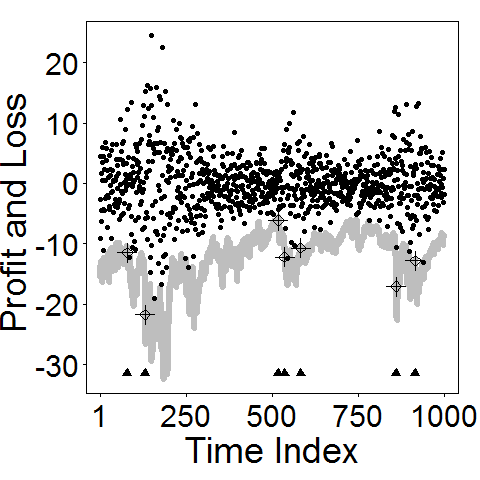

This figure's R source:
############################# computation of VaR using DVine copula
rm(list = ls(all = TRUE))
graphics.off()

# please set working directory setwd('C:/...') setwd('~/...') #
# linux/mac os setwd('/Users/...') # windows

libraries = c("CDVine", "fGarch", "foreach", "doParallel", "copula")
lapply(libraries, function(x) if (!(x %in% installed.packages())) {
    install.packages(x)
})
lapply(libraries, library, quietly = TRUE, character.only = TRUE)

############################# set up
eps1                = read.csv("eps1.csv")
sp.126              = read.csv("sp126.csv", header = T)[, -c(1, 2)]
p1                  = sp.126[-1, ]
p2                  = sp.126[-length(sp.126[, 1]), ]
l.r                 = 100 * log(p1/p2)
r                   = l.r
r1                  = r[, -c(1)]
r2                  = r1
dims                = 5
attach(r2)
r2                  = data.frame(cbind(AVB, EQR, TXN, ADI, LLY))
M                   = 1000
backtestNr          = 1000
VaR                 = matrix(NA, backtestNr, 4)
slidingWindowLength = 300
eps                 = matrix(NA, backtestNr, dim(r2)[2])
colnames(eps)       = colnames(r2)
eps1                = data.frame()
dat                 = eps1
paraMat             = list()
para                = matrix(NA, dims, 4)
sigma               = matrix(NA, backtestNr, dims)

############################# estimation GARCH parameter
cl     = makeCluster(37)
registerDoParallel(cl)
getDoParWorkers()
dat    = r2
datMat = list()

for (i in 1:backtestNr) {
    datMat[[i]] = dat[c(i:(i + (slidingWindowLength - 1))), 1:dims]
}
lengthPara  = 4
lengthEps1  = slidingWindowLength
lengthSigma = slidingWindowLength

objFun = function(dMat) {
    paraComb = list()
    library(fGarch)
    for (i in 1:dims) {
        fit           = garchFit(~garch(1, 1), data = dMat[[i]], trace = F)
        eps1.loop     = fit@residuals/fit@sigma.t
        para.loop     = fit@fit$coef
        sigma.loop    = fit@sigma.t
        lengthPara    = length(para.loop)
        paraComb[[i]] = c(para.loop, sigma.loop, eps1.loop)
    }
    return(paraComb)
}
resultD = foreach(dMat = datMat) %dopar% objFun(dMat)
stopCluster(cl)

############################# estimation of copula parameter
lengthPara  = 4  
lengthEps1  = slidingWindowLength  
lengthSigma = slidingWindowLength
totalLength = lengthPara + lengthEps1 + lengthSigma
epsComb = list()
for (i in 1:backtestNr) {
    k            = pobs(as.data.frame(resultD[[i]]))
    epsComb[[i]] = k[-(1:(lengthPara + lengthEps1)), ]     
}
datMatEps = epsComb  
objFun = function(dMat) {
    library(CDVine)
    info      = CDVineCopSelect(dMat, type = 2)
    para.vine = c(info$family, info$par, info$par2)
    return(para.vine)
}
cl = makeCluster(37)
registerDoParallel(cl) 
getDoParWorkers()
resultDcopPara = foreach(dMat = datMatEps, .combine = "rbind") %dopar% 
                         objFun(dMat)  
stopCluster(cl)

############################# VaR computation
spread.real = sp.126
attach(spread.real)
spread.real = data.frame(cbind(AVB, EQR, TXN, ADI, LLY))
head(spread.real)
S           = rowSums(spread.real)
S1          = S[-1]
S2          = S[-length(S)]
S3          = S2 - S1
L.real      = S3[301:(300 + backtestNr)]
lengthPara  = 4 
lengthEps1  = slidingWindowLength 
lengthSigma = slidingWindowLength
totalLength = lengthPara + lengthEps1 + lengthSigma
para.vec    = resultDcopPara 
VaR         = matrix(NA, backtestNr, 4) 
datMatIndex = c(1:backtestNr)
VaRt_store  = matrix(777, backtestNr, 4)
datMatIndex = c(1:backtestNr)
objFunVaR   = function(dMat) {
    i = dMat
    library(CDVine)
    para.EmployedVine= para.vec[i, ]
    u                = CDVineSim(M, para.EmployedVine[1:10], para.EmployedVine[11:20], 
                                 para.EmployedVine[21:30], type = 2)
    u                = qnorm(u) 
    k                = as.data.frame(resultD[[i]]) 
    k1               = k[c(1:lengthPara, lengthPara + lengthEps1, totalLength), ] 
    h                = sqrt(k1[2, ] + k1[3, ] * k1[lengthPara + 1, ]^2 * k1[lengthPara + 
                            2, ]^2 + k1[4, ] * k1[lengthPara + 1, ]^2)  
    k2               = matrix(NA, M, dims)
    k3               = matrix(NA, M, dims)
    k2[1, ]          = as.matrix(k1[1, ]) 
    mu.t             = k2[rep(1, M), ]  
    k3[1, ]          = as.matrix(k1[lengthPara + 1, ]) 
    sig.t            = k3[rep(1, M), ] 
    R                = mu.t + sig.t * u 
    spread.real.loop = read.csv("sp126.csv")[, -c(1:2)]
    attach(spread.real.loop)
    spread           = data.frame(cbind(AVB, EQR, TXN, ADI, LLY))
    s1               = spread[i + (slidingWindowLength), ] 
    st               = data.frame(matrix(NA, M, dims)) 
    st[1, ]          = s1
    st               = st[rep(1, M), ]
    L.sim            = matrix(NA, M, 1) 
    L.sim            = rowSums(st * (exp(0.01 * R) - 1)) 
    VaRt1005         = quantile(L.sim, 0.05)
    VaRt1001         = quantile(L.sim, 0.01)
    VaRt10005        = quantile(L.sim, 0.005)
    VaRt10001        = quantile(L.sim, 0.001)
    VaRt             = c(VaRt1005, VaRt1001, VaRt10005, VaRt10001)
    return(VaRt)  
}
cl = makeCluster(37)
registerDoParallel(cl)  
getDoParWorkers()
resultVaR  = foreach(dMat = datMatIndex, .combine = "rbind") %dopar% objFunVaR(dMat) 
stopCluster(cl)
head(resultVaR)  
VaR        = resultVaR
resultComb = data.frame(L.real, VaR)

############################# exceeding ratio
Exceeding_Ratio = numeric(4)
for (alpha in 2:5) {
    nullVector = rep(0, backtestNr)
    for (i in 1:length(resultComb[, alpha])) {
        if (resultComb[, 1][i] < resultComb[, alpha][i]) {
            nullVector[i] = 1
        } else {
            nullVector[i] = 0
        }
    }
    Exceeding_Ratio[alpha] = sum(nullVector)/backtestNr
}
Exceeding_Ratio

############################# plot of VaR and quantile = 0.001
alpha           = 5
ptForPlot       = c(min(resultComb[, 1]), min(resultComb[, 2]), min(resultComb[, 
                  3]), min(resultComb[, 4]), min(resultComb[, 5]))
lowPt           = min(ptForPlot)
upPt            = max(resultComb[, 1])
Portfolio_Value = seq(lowPt, upPt, length.out = length(resultComb[, 1]))
Time_Index      = 1:length(seq(lowPt, upPt, length.out = length(resultComb[, 
                  1])))
plot(Time_Index, 
     Portfolio_Value, 
     col   = "white", 
     pch   = 19, 
     cex   = 0.5, 
     xlab  = "Time Index", 
     ylab  = "Profit and Loss of Portfolio")
lines(resultComb[, alpha], col = "gray", lwd = 6)

for (i in 1:length(resultComb[, alpha])) {
    if (resultComb[, 1][i] < resultComb[, alpha][i]) {
        points(i, lowPt + 1, col = "black", pch = 17, cex = 1.5)  
        points(i, resultComb[, 1][i], 
               col = "black", 
               pch = 3, 
               cex = 2.5, 
               lwd = 1)  
        points(i, resultComb[, 1][i], 
               col = "black", 
               pch = 5, 
               cex = 1.5, 
               lwd = 1) 
    } else {
        points(i, resultComb[, 1][i], 
               col = "black", 
               pch = 19, 
               cex = 1) 
    }
}
